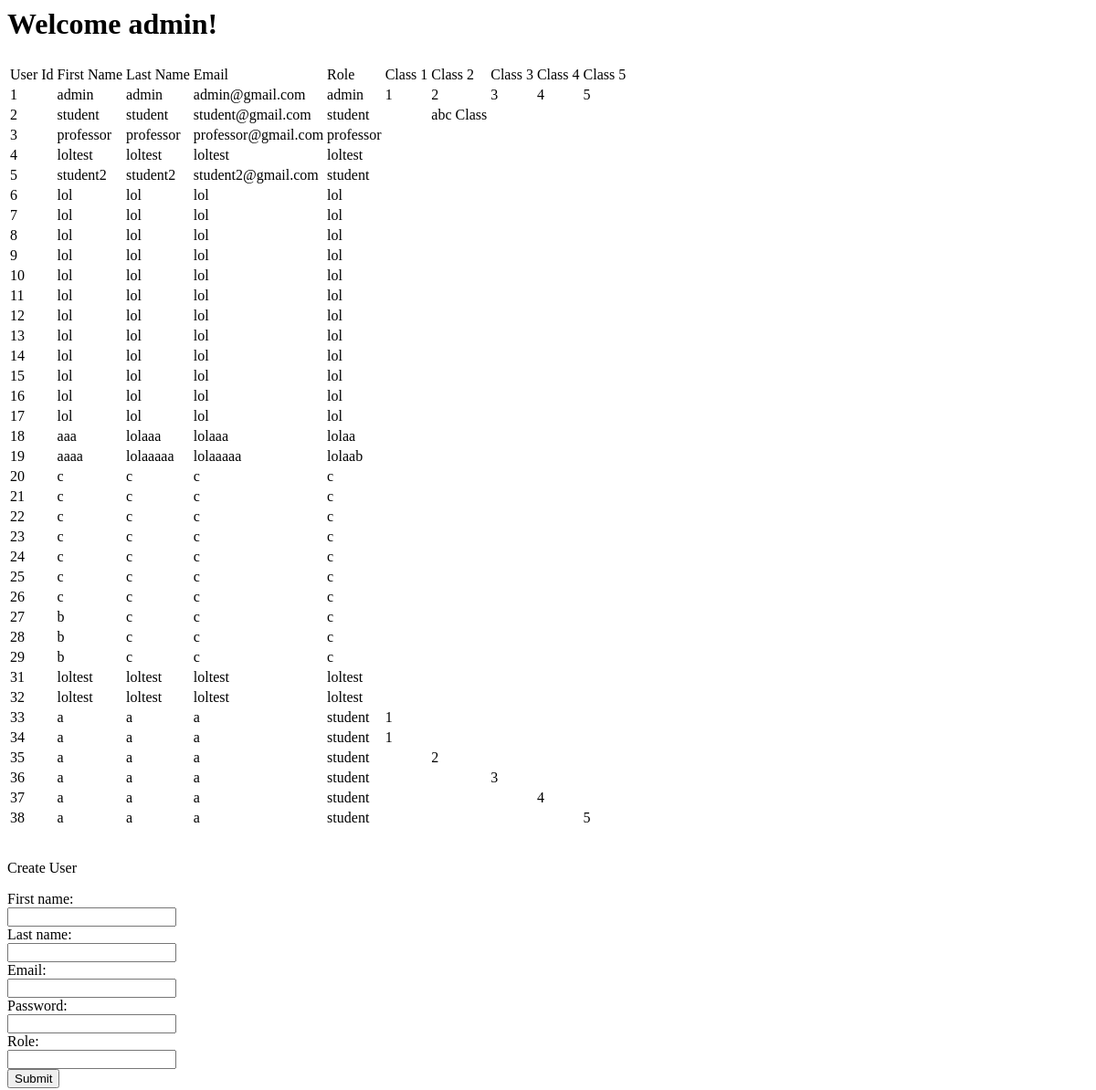
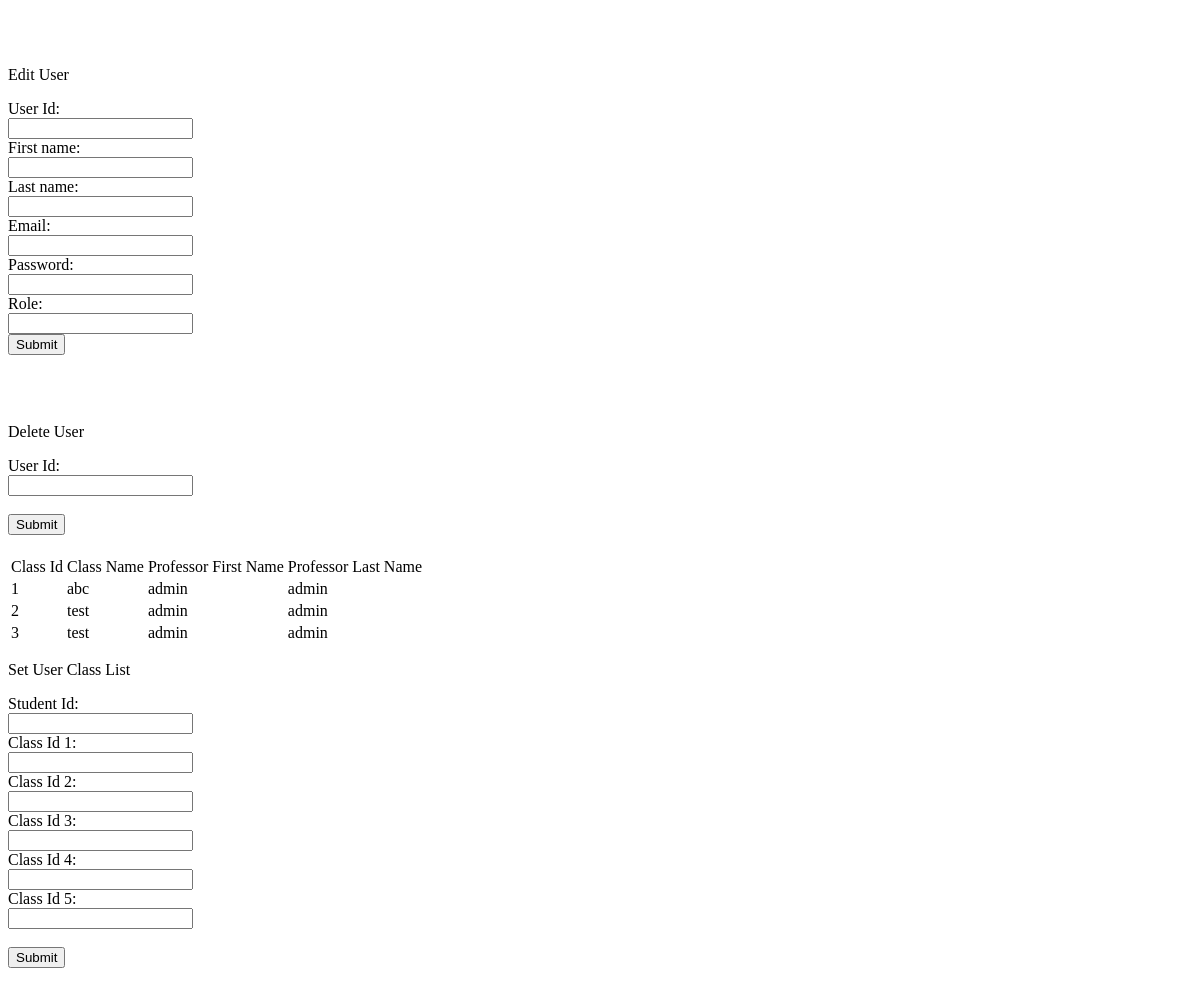
The app's page /manage_php/user_manage.php (signed in), older data (2 pictures, top to bottom).
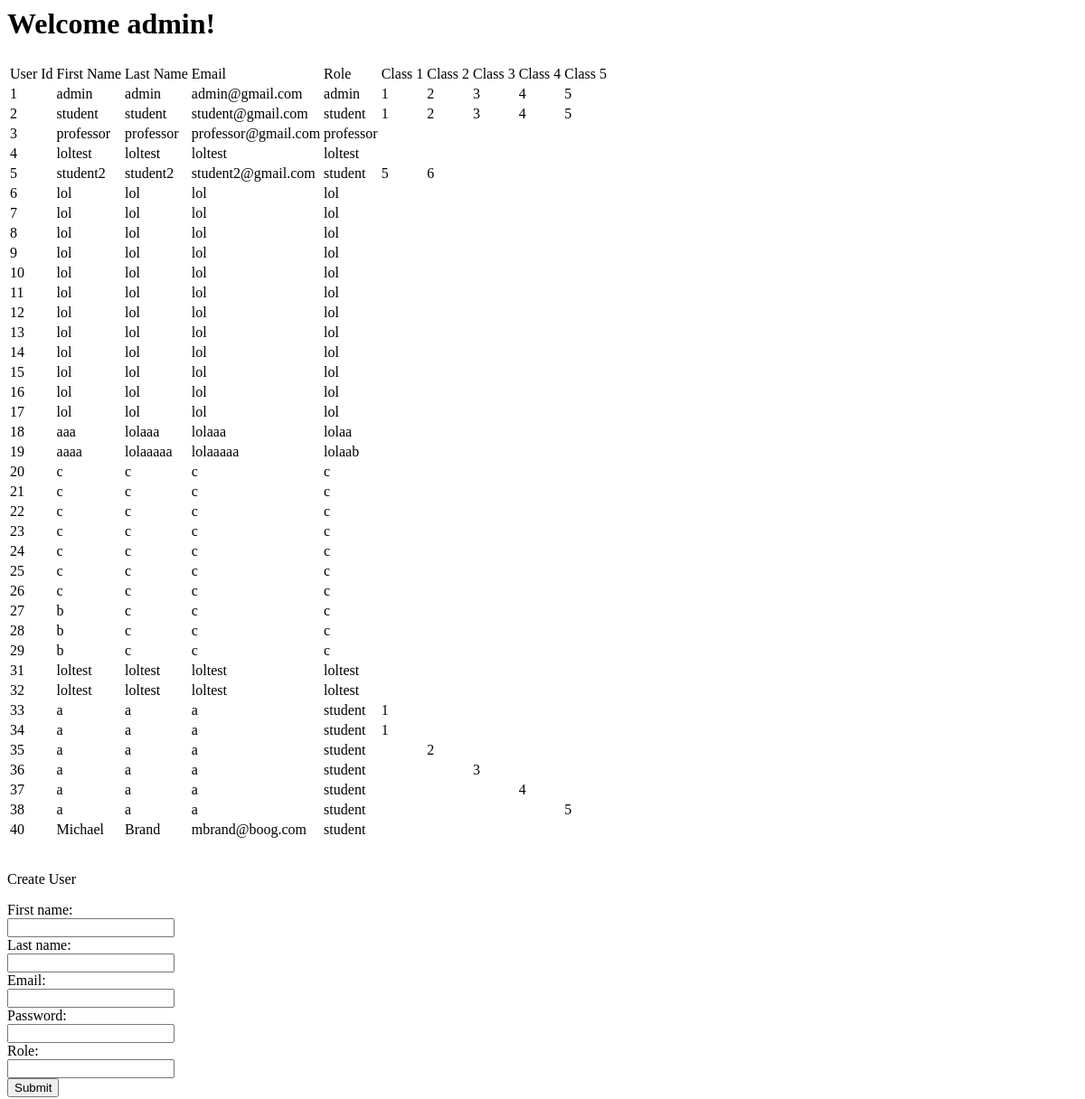
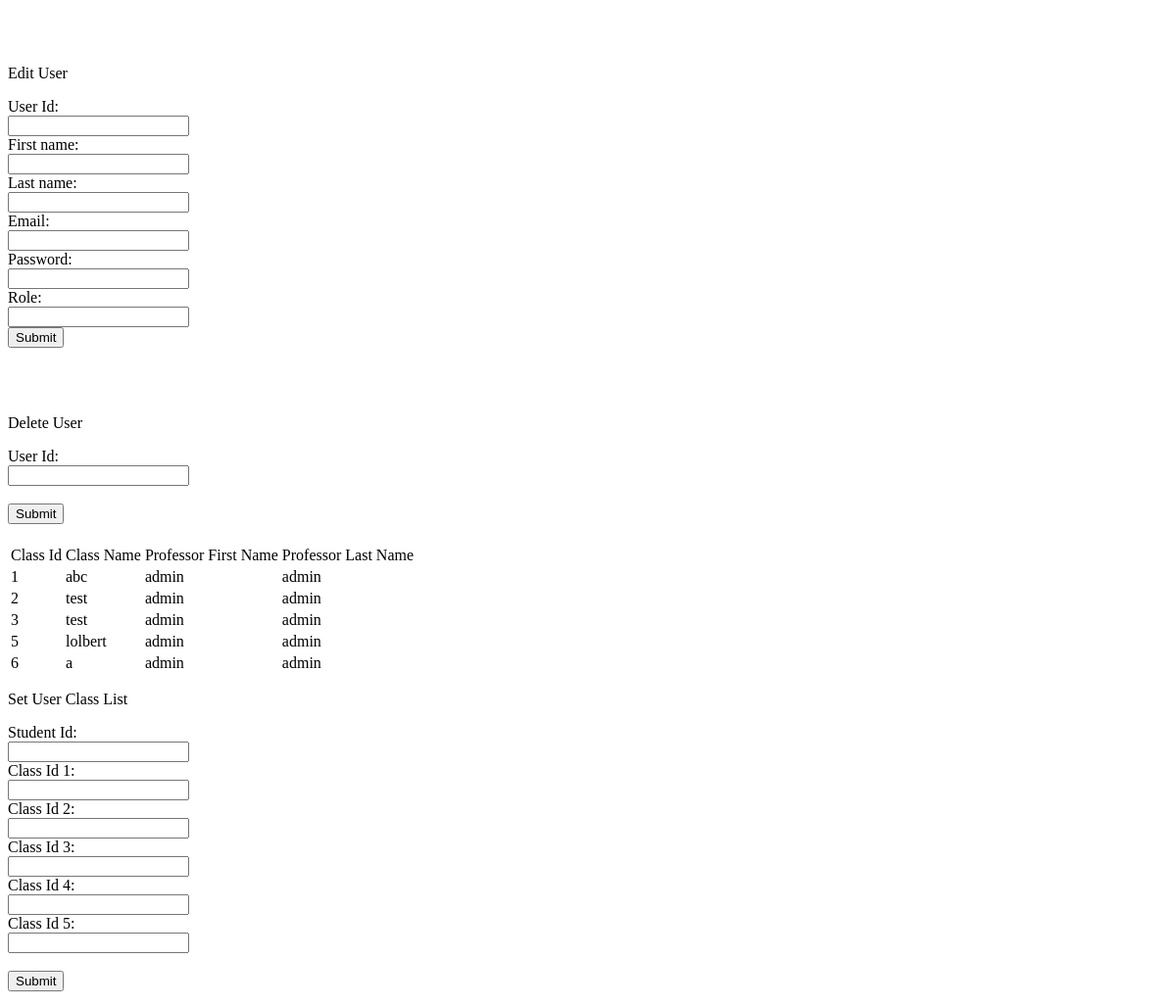
The same page, newer data (2 pictures, top to bottom).
### tables this page shows
CREATE TABLE `Users` (
  `User_ID` int NOT NULL AUTO_INCREMENT,
  `First_Name` varchar(70) NOT NULL,
  `Last_Name` varchar(100) DEFAULT NULL,
  `Email` varchar(70) NOT NULL,
  `Password` varchar(100) NOT NULL,
  `Role` varchar(20) NOT NULL,
  `Class_1` varchar(100) DEFAULT NULL,
  `Class_2` varchar(100) DEFAULT NULL,
  `Class_3` varchar(100) DEFAULT NULL,
  `Class_4` varchar(100) DEFAULT NULL,
  `Class_5` varchar(100) DEFAULT NULL,
  PRIMARY KEY (`User_ID`)
);

CREATE TABLE `Class` (
  `Class_id` int NOT NULL AUTO_INCREMENT,
  `Class_name` varchar(50) NOT NULL,
  `Professor_id` int NOT NULL,
  `Code` varchar(10) DEFAULT NULL,
  PRIMARY KEY (`Class_id`),
  KEY `Professor_id` (`Professor_id`),
  CONSTRAINT `Class_ibfk_1` FOREIGN KEY (`Professor_id`) REFERENCES `Users` (`User_ID`)
);

### manage_php/user_manage.php (the view, shortened to what this page needs)
<?php
include("../includes/classes.php");
?>
<html>
<head>
</head>
<body>
<h1>Welcome admin!</h1>
<div id="table area">
<?php
if((isset($_GET['refresh']) && $_GET['refresh'] == 1) || empty($_REQUEST)){
$sql ="SELECT User_ID,First_Name,Last_Name,Email,Role,Class_1,Class_2,Class_3,Class_4,Class_5 FROM Users";
$result = $conn->query($sql);
if($result->num_rows > 0){
  echo "<table id='table'>";
    echo"<th>";
    echo"<tr>";
    echo"<td>User Id</td>";
    echo"<td>First Name</td>";
    echo"<td>Last Name</td>";
    echo"<td>Email</td>";
    echo"<td>Role</td>";
    echo"<td>Class 1</td>";
    echo"<td>Class 2</td>";
    echo"<td>Class 3</td>";
    echo"<td>Class 4</td>";
    echo"<td>Class 5</td>";
    echo"</tr>";
    echo"</th>";
  while($row = $result->fetch_assoc()){
    echo"<tr>";
    echo"<td>".$row['User_ID']."</td>";
    echo"<td>".$row['First_Name']."</td>";
    echo"<td>".$row['Last_Name']."</td>";
    echo"<td>".$row['Email']."</td>";
    echo"<td>".$row['Role']."</td>";
    echo"<td>".$row['Class_1']."</td>";
    echo"<td>".$row['Class_2']."</td>";
    echo"<td>".$row['Class_3']."</td>";
    echo"<td>".$row['Class_4']."</td>";
    echo"<td>".$row['Class_5']."</td>";
    echo"</tr>";
  }
  echo "</table>";
}
}
?>
</div>
<br/>
<p>Create User</p>
<form id="user_create">
  <label for="fname">First name:</label><br>
  <input type="text" id="fname" name="fname"><br>
  <label for="lname">Last name:</label><br>
  <input type="text" id="lname" name="lname"><br>
  <label for="email">Email:</label><br>
  <input type="text" id="email" name="email"><br>
  <label for="password">Password:</label><br>
  <input type="text" id="password" name="password"><br>
  <label for="role">Role:</label><br>
  <input type="text" id="role" name="role">
  <button type="button" onclick="createUser();">Submit</button>
</form>
<p>Edit User</p>
<form id="user_edit">
  <label for="id">User Id:</label><br>
  <input type="text" id="id" name="id"><br>
  <label for="fname">First name:</label><br>
  <input type="text" id="fname" name="fname"><br>
  <label for="lname">Last name:</label><br>
  <input type="text" id="lname" name="lname"><br>
  <label for="email">Email:</label><br>
  <input type="text" id="email" name="email"><br>
  <label for="password">Password:</label><br>
  <input type="text" id="password" name="password"><br>
  <label for="role">Role:</label><br>
  <input type="text" id="role" name="role">
  <button type="button" onclick="editUser();">Submit</button>
</form>
<p>Delete User</p>
<form id="user_delete">
  <label for="id">User Id:</label><br>
  <input type="text" id="id" name="id"><br>
  <button type="button" onclick="deleteUser();">Submit</button>
</form>
<div id="table area">
<?php
$sql ="SELECT Class.Class_id,Class.Class_name,Users.First_Name,Users.Last_Name FROM Class Inner JOIN Users on Users.User_ID=Class.Professor_id";
$result = $conn->query($sql);
if($result->num_rows > 0){
  echo "<table id='table'>";
    echo"<th>";
    echo"<tr>";
    echo"<td>Class Id</td>";
    echo"<td>Class Name</td>";
    echo"<td>Professor First Name</td>";
    echo"<td>Professor Last Name</td>";
    echo"</tr>";
    echo"</th>";
  while($row = $result->fetch_assoc()){
    echo"<tr>";
    echo"<td>".$row['Class_id']."</td>";
    echo"<td>".$row['Class_name']."</td>";
    echo"<td>".$row['First_Name']."</td>";
    echo"<td>".$row['Last_Name']."</td>";
    echo"</tr>";
  }
  echo "</table>";
}
?>
</div>
<p>Set User Class List</p>
<form id="user_class_list">
  <label for="student_id">Student Id:</label><br>
  <input type="text" id="student_id" name="student_id"><br>
  <label for="class_id_1">Class Id 1:</label><br>
  <input type="text" id="class_id_1" name="class_id_1"><br>
  <label for="class_id_2">Class Id 2:</label><br>
  <input type="text" id="class_id_2" name="class_id_2"><br>
  <label for="class_id_3">Class Id 3:</label><br>
  <input type="text" id="class_id_3" name="class_id_3"><br>
  <label for="class_id_4">Class Id 4:</label><br>
  <input type="text" id="class_id_4" name="class_id_4"><br>
  <label for="class_id_5">Class Id 5:</label><br>
  <input type="text" id="class_id_5" name="class_id_5"><br>
  <button type="button" onclick="setUserClassList();">Submit</button>
</form>
</body>
</html>

Row changes from the older to the newer data that the page shows:
changed users "student@gmail.com": Class_1 (not shown) → "1"; Class_2 "abc Class" → "2"; Class_3 (not shown) → "3"; Class_4 (not shown) → "4"; Class_5 (not shown) → "5"
changed users "student2": Class_1 (not shown) → "5"; Class_2 (not shown) → "6"
added users: User_ID "40", First_Name "Michael", Last_Name "Brand", Email "mbrand@boog.com", Role "student"
added class: Class_id "5", Class_name "lolbert", Professor.First_Name "admin", Professor.Last_Name "admin"
added class: Class_id "6", Class_name "a", Professor.First_Name "admin", Professor.Last_Name "admin"
